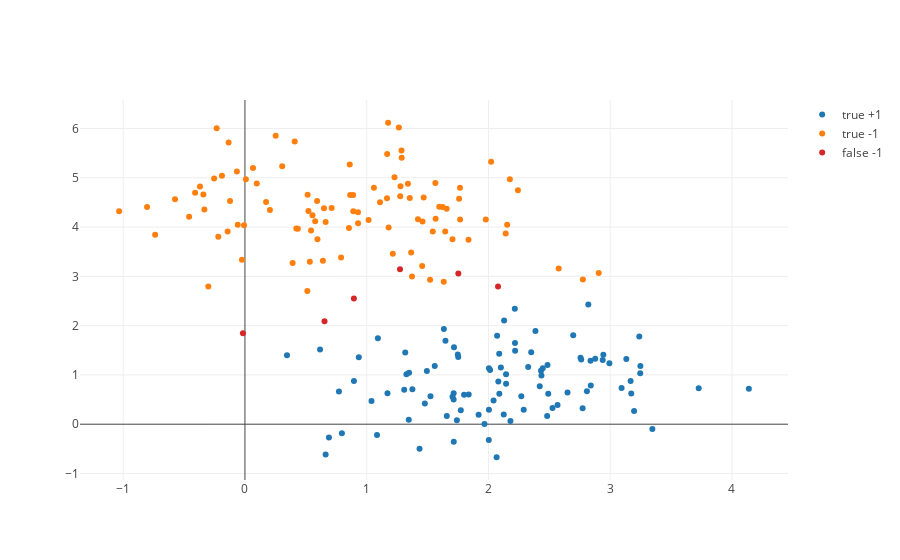

This figure's notebook cell:
### Markdown cell above
### Задание 3

### Code cell
new_blobs2_df = blobs2_df.copy()
best_new_blobs_test = None
best_new_blobs_perceptron = None
best_accuracy = None

for x in range(0, 5):
    for y in range(0, 5):
        if x + y < 2 or x + y > 4:
            continue
        new_blobs2_df['z'] = pd.Series([blobs2_df['y'].iat[i]**y * blobs2_df['x'].iat[i]**x for i in range(len(blobs2_df.index))], index=blobs2_df.index)
        new_blobs_train, new_blobs_test = split_dataset(new_blobs2_df, 0.8)
        new_blobs_perceptron = run_pocket_perceptron(new_blobs_train)
        print("Adding dimension x^{}y^{}:".format(x, y), end='')
        accuracy = print_perceptron_metrics(new_blobs_test, new_blobs_perceptron)
        if best_accuracy is None or accuracy > best_accuracy:
            best_accuracy = accuracy
            best_new_blobs_perceptron = new_blobs_perceptron
            best_new_blobs_test = new_blobs_test
assert best_accuracy is not None
draw_perceptron(best_new_blobs_test, best_new_blobs_perceptron)
